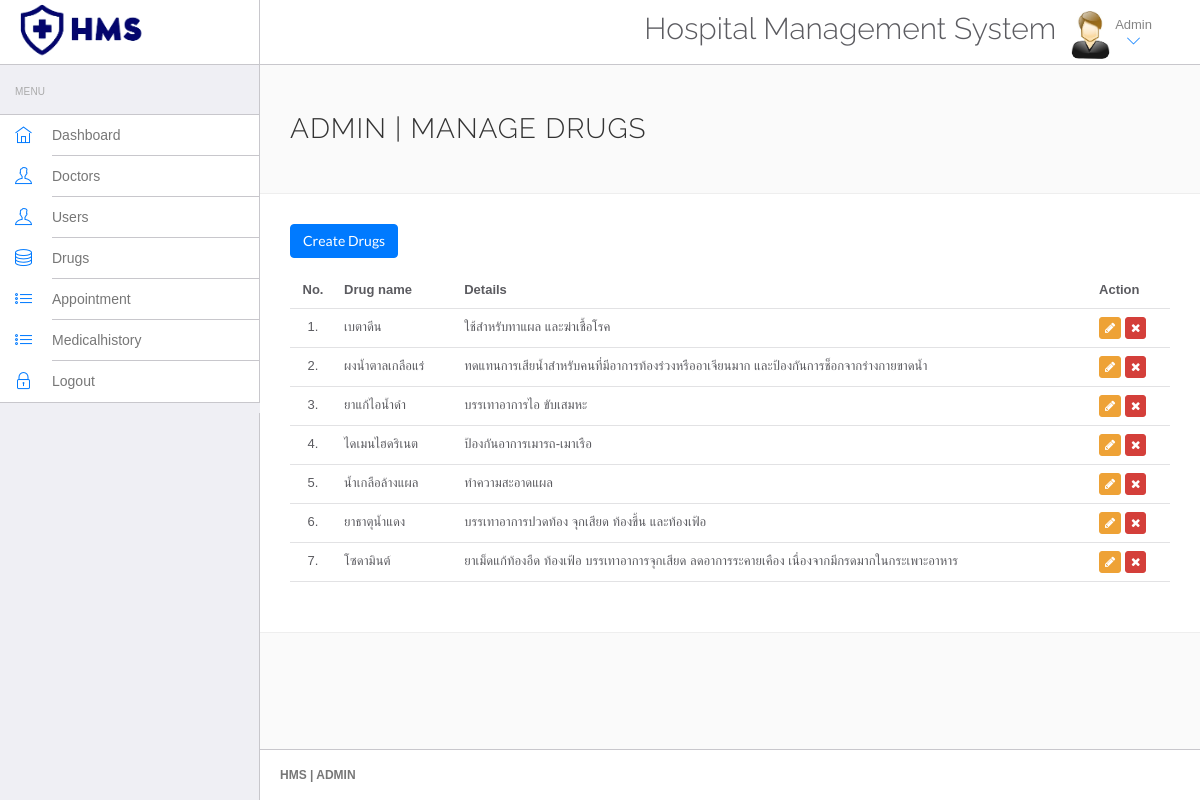
The app's page /admin/manage-drugs.php (signed in) with its own data.
### tables this page shows
CREATE TABLE `drugs` (
  `id` int NOT NULL,
  `drugname` varchar(100) NOT NULL,
  `detail` varchar(100) NOT NULL
);

### admin/manage-drugs.php (the view, shortened to what this page needs)
<!DOCTYPE html>
<html lang="en">
<head>
    <link rel="stylesheet" href="vendor/bootstrap/css/bootstrap.min.css">
    <link rel="stylesheet" href="vendor/fontawesome/css/font-awesome.min.css">
    <link rel="stylesheet" href="vendor/themify-icons/themify-icons.min.css">
    <link href="vendor/animate.css/animate.min.css" rel="stylesheet" media="screen">
    <link href="vendor/perfect-scrollbar/perfect-scrollbar.min.css" rel="stylesheet" media="screen">
    <link href="vendor/switchery/switchery.min.css" rel="stylesheet" media="screen">
    <link href="vendor/bootstrap-touchspin/jquery.bootstrap-touchspin.min.css" rel="stylesheet" media="screen">
    <link href="vendor/select2/select2.min.css" rel="stylesheet" media="screen">
    <link href="vendor/bootstrap-datepicker/bootstrap-datepicker3.standalone.min.css" rel="stylesheet" media="screen">
    <link href="vendor/bootstrap-timepicker/bootstrap-timepicker.min.css" rel="stylesheet" media="screen">
    <link rel="stylesheet" href="assets/css/styles.css">
    <link rel="stylesheet" href="assets/css/plugins.css">
    <link rel="stylesheet" href="assets/css/themes/theme-1.css" id="skin_color" />
</head>
<body>
    <div id="app">
        <?php include('include/sidebar.php');?>
        <div class="app-content">
            <?php include('include/header.php');?>
            <div class="main-content">
                <div class="wrap-content container" id="container">
                    <section id="page-title">
                        <div class="row">
                            <div class="col-sm-8">
                                <h1 class="mainTitle">Admin | Manage Drugs</h1>
                            </div>
                        </div>
                    </section>
                    <div class="container-fluid container-fullw bg-white">
                        <div class="row">
                            <div class="col-md-12">
                                <h5 class="over-title margin-bottom-15"><a href="add-drugs.php" class="btn btn-primary">Create Drugs</a></h5>
                                <table class="table table-hover" id="sample-table-1">
                                    <thead>
                                        <tr>
                                            <th class="center">No.</th>
                                            <th>Drug name</th>
                                            <th>Details</th>
                                            <th>Action</th>
                                        </tr>
                                    </thead>
                                    <tbody>
                                        <?php
                                        include('../include/config.php');
											$sql=mysqli_query($conn,"SELECT * FROM drugs");
											$cnt=1;
											while($row=mysqli_fetch_array($sql))
											{
										?>
                                        <tr>
                                            <td class="center"><?php echo $cnt;?>.</td>
                                            <td><?php echo $row['drugname'];?></td>
                                            <td><?php echo $row['detail'];?></td>
                                            <td>
                                                <div class="visible-md visible-lg hidden-sm hidden-xs">
                                                    <a href="edit-drugs.php?id=<?php echo $row['id'];?>"
                                                        class="btn btn-warning btn-xs" tooltip-placement="top"
                                                        tooltip="Edit"><i class="fa fa-pencil"></i>
                                                    </a>
                                                    <a href="manage-drugs.php?id=<?php echo $row['id']?>&del=delete"
                                                        onClick="return confirm('Are you sure you want to delete?')"
                                                        class="btn btn-danger btn-xs tooltips"
                                                        tooltip-placement="top" tooltip="Remove"><i
                                                            class="fa fa-times fa fa-white"></i>
                                                    </a>
                                                </div>
                                            </td>
                                        </tr>
                                        <?php
                                            $cnt=$cnt+1;
										}?>
                                    </tbody>
                                </table>
                            </div>
                        </div>
                    </div>
                </div>
            </div>
        </div>
        <?php include('include/footer.php');?>
    </div>
</body>
</html>

### admin/assets/css/themes/theme-1.css (style rules this page uses)
body { background: #FAFAFA; }

### records on screen
drugs: drugname "เบตาดีน", detail "ใช้สำหรับทาแผล และฆ่าเชื้อโรค"
drugs: drugname "ผงน้ำตาลเกลือแร่", detail "ทดแทนการเสียน้ำสำหรับคนที่มีอาการท้องร่วงหรืออาเจียนมาก และป้องกันการช็อกจากร่างกายขาดน้ำ"
drugs: drugname "ยาแก้ไอน้ำดำ", detail "บรรเทาอาการไอ ขับเสมหะ"
drugs: drugname "ไดเมนไฮดริเนต", detail "ป้องกันอาการเมารถ-เมาเรือ"
drugs: drugname "น้ำเกลือล้างแผล", detail "ทำความสะอาดแผล"
drugs: drugname "ยาธาตุน้ำแดง", detail "บรรเทาอาการปวดท้อง จุกเสียด ท้องขึ้น และท้องเฟ้อ"
drugs: drugname "โซดามินต์", detail "ยาเม็ดแก้ท้องอืด ท้องเฟ้อ บรรเทาอาการจุกเสียด ลดอาการระคายเคือง เนื่องจากมีกรดมากในกระเพาะอาหาร"
